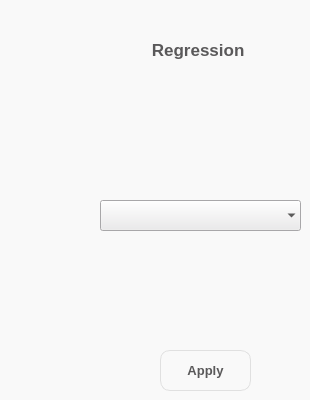
     <widget class="QWidget" name="regression_page">
      <property name="styleSheet">
       <string notr="true">background-color: rgb(249,249,249);</string>
      </property>
      <widget class="QLabel" name="label_8">
       <property name="geometry">
        <rect>
         <x>110</x>
         <y>30</y>
         <width>181</width>
         <height>41</height>
        </rect>
       </property>
       <property name="font">
        <font>
         <family>Segoe UI</family>
         <pointsize>13</pointsize>
         <weight>75</weight>
         <bold>true</bold>
        </font>
       </property>
       <property name="styleSheet">
        <string notr="true">color: rgb(90, 89, 90);
</string>
       </property>
       <property name="text">
        <string>&lt;html&gt;&lt;head/&gt;&lt;body&gt;&lt;p align=&quot;center&quot;&gt;Regression &lt;/p&gt;&lt;/body&gt;&lt;/html&gt;</string>
       </property>
      </widget>
      <widget class="QComboBox" name="regression_method">
       <property name="geometry">
        <rect>
         <x>100</x>
         <y>200</y>
         <width>201</width>
         <height>31</height>
        </rect>
       </property>
       <property name="font">
        <font>
         <family>Segoe UI</family>
         <pointsize>10</pointsize>
         <weight>75</weight>
         <bold>true</bold>
        </font>
       </property>
       <property name="styleSheet">
        <string notr="true">background-color: rgb(235, 234, 236);</string>
       </property>
       <property name="placeholderText">
        <string>Select Method</string>
       </property>
       <property name="frame">
        <bool>false</bool>
       </property>
       <item>
        <property name="text">
         <string>Logistic Regression</string>
        </property>
       </item>
       <item>
        <property name="text">
         <string>Linear Regression</string>
        </property>
       </item>
      </widget>
      <widget class="QPushButton" name="regression_choose">
       <property name="geometry">
        <rect>
         <x>160</x>
         <y>350</y>
         <width>91</width>
         <height>41</height>
        </rect>
       </property>
       <property name="font">
        <font>
         <family>Segoe UI</family>
         <pointsize>10</pointsize>
         <weight>75</weight>
         <bold>true</bold>
        </font>
       </property>
       <property name="styleSheet">
        <string notr="true">QPushButton#regression_choose {
    border-radius: 10px;
border: 1px solid rgb(224,224,224);
    color: rgb(90, 89, 90);
}

QPushButton:hover {
    /* Add your hover effect styles here */
   background-color: rgb(170,172,175); /* Example: change background color to red */
}
</string>
       </property>
       <property name="text">
        <string>Apply</string>
       </property>
      </widget>
     </widget>
